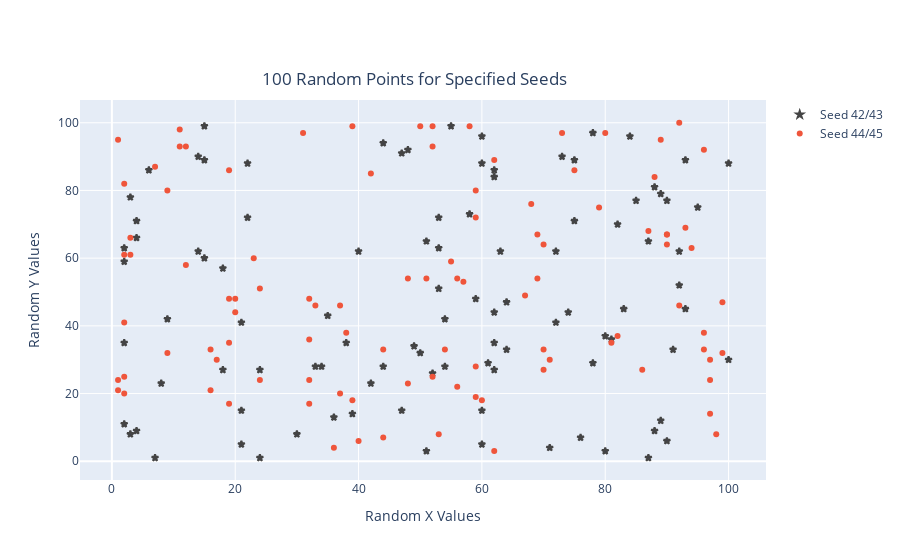

Notebook code cell kept with this figure:
### Code cell
layout = go.Layout(title={'text':'100 Random Points for Specified Seeds',
                                      'x':0.46,
                                      'xanchor':"center",
                                      'y':0.87},
                  xaxis={'title':'Random X Values'},
                  yaxis=dict(title='Random Y Values'), # Another way of calling a dict of properties
                  hovermode='closest')
fig = go.Figure(data=data_mode_markers,layout=layout)
pyo.iplot(fig,filename='scattercomplete.html')

### Figure 1 — Plotly figure (JSON) as saved in the notebook; plotly's stock layout.template omitted (floating-point values rounded to 4 significant figures)
{"data": [{"marker": {"color": "rgb(12,24,153)", "line": {"width": 2}, "size": 5, "symbol": "star"}, "mode": "markers", "name": "Seed 42/43", "type": "scatter", "x": [52, 93, 15, 72, 61, 21, 83, 87, 75, 75, 88, 100, 24, 3, 22, 53, 2, 88, 30, 38, 2, 64, 60, 21, 33, 76, 58, 22, 89, 49, 91, 59, 42, 92, 60, 80, 15, 62, 62, 47, 62, 51, 55, 64, 3, 51, 7, 21, 73, 39, 18, 4, 89, 60, 14, 9, 90, 53, 2, 84, 92, 60, 71, 44, 8, 47, 35, 78, 81, 36, 50, 4, 2, 6, 54, 4, 54, 93, 63, 18, 90, 44, 34, 74, 62, 100, 14, 95, 48, 15, 72, 78, 87, 62, 40, 85, 80, 82, 53, 24], "y": [26, 89, 60, 41, 29, 15, 45, 65, 89, 71, 9, 88, 1, 8, 88, 63, 11, 81, 8, 35, 35, 33, 5, 41, 28, 7, 73, 72, 12, 34, 33, 48, 23, 62, 88, 37, 99, 44, 86, 91, 35, 65, 99, 47, 78, 3, 1, 5, 90, 14, 27, 9, 79, 15, 90, 42, 77, 51, 63, 96, 52, 96, 4, 94, 23, 15, 43, 29, 36, 13, 32, 71, 59, 86, 28, 66, 42, 45, 62, 57, 6, 28, 28, 44, 84, 30, 62, 75, 92, 89, 62, 97, 1, 27, 62, 77, 3, 70, 72, 27]}, {"mode": "markers", "name": "Seed 44/45", "type": "scatter", "x": [9, 62, 37, 97, 51, 44, 24, 79, 59, 32, 96, 88, 52, 62, 58, 52, 12, 39, 2, 3, 56, 81, 59, 2, 2, 92, 54, 87, 96, 97, 1, 19, 2, 53, 44, 90, 32, 70, 32, 68, 55, 75, 56, 17, 38, 24, 69, 98, 70, 86, 11, 16, 97, 73, 59, 70, 80, 93, 3, 20, 59, 36, 19, 90, 67, 19, 20, 96, 71, 52, 33, 40, 39, 82, 1, 11, 92, 57, 89, 50, 23, 31, 94, 42, 99, 7, 16, 90, 60, 2, 1, 48, 12, 69, 37, 32, 9, 99, 19, 48], "y": [80, 3, 20, 24, 54, 33, 24, 75, 72, 36, 38, 84, 99, 89, 99, 25, 93, 18, 82, 66, 54, 35, 80, 61, 41, 100, 33, 68, 33, 14, 21, 48, 20, 8, 7, 67, 17, 33, 48, 76, 59, 86, 22, 30, 38, 51, 54, 8, 27, 27, 98, 21, 30, 97, 28, 64, 97, 69, 61, 48, 19, 4, 35, 64, 49, 17, 44, 92, 30, 93, 46, 6, 99, 37, 24, 93, 46, 53, 95, 99, 60, 97, 63, 85, 32, 87, 33, 67, 18, 25, 95, 54, 58, 67, 46, 24, 32, 47, 86, 23]}], "layout": {"hovermode": "closest", "title": {"text": "100 Random Points for Specified Seeds", "x": 0.46, "xanchor": "center", "y": 0.87}, "xaxis": {"title": {"text": "Random X Values"}}, "yaxis": {"title": {"text": "Random Y Values"}}}}
